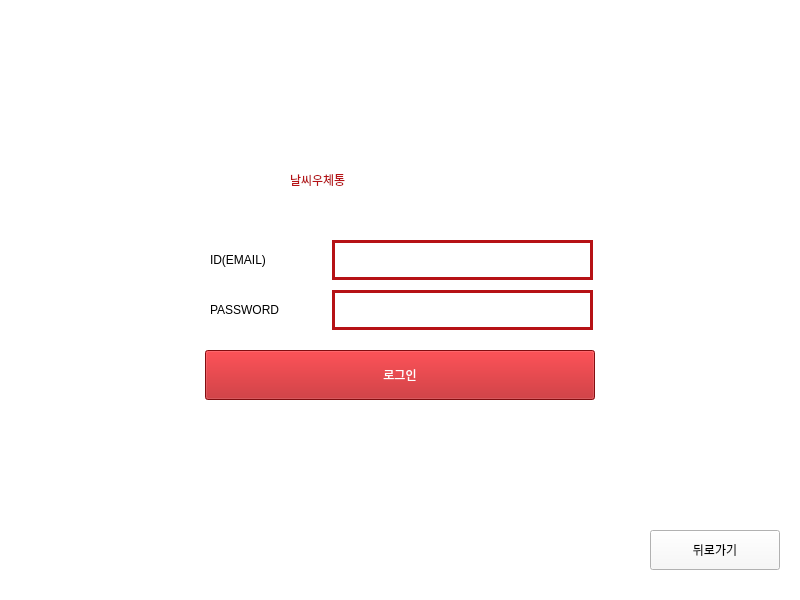
<?xml version="1.0" encoding="UTF-8"?>
<ui version="4.0">
 <class>Form</class>
 <widget class="QWidget" name="Form">
  <property name="geometry">
   <rect>
    <x>0</x>
    <y>0</y>
    <width>800</width>
    <height>600</height>
   </rect>
  </property>
  <property name="windowTitle">
   <string>Form</string>
  </property>
  <property name="styleSheet">
   <string notr="true">font: 12pt &quot;S-Core Dream&quot;;
background-color:white;</string>
  </property>
  <widget class="QLineEdit" name="login_pwd">
   <property name="geometry">
    <rect>
     <x>332</x>
     <y>290</y>
     <width>261</width>
     <height>40</height>
    </rect>
   </property>
   <property name="styleSheet">
    <string notr="true">border: 3px solid rgb(182, 18, 22);</string>
   </property>
   <property name="echoMode">
    <enum>QLineEdit::Password</enum>
   </property>
  </widget>
  <widget class="QPushButton" name="login_ok">
   <property name="geometry">
    <rect>
     <x>205</x>
     <y>350</y>
     <width>390</width>
     <height>50</height>
    </rect>
   </property>
   <property name="styleSheet">
    <string notr="true">background-color:rgb(182, 18, 22);
color:white;
font: 16pt &quot;S-Core Dream&quot;;</string>
   </property>
   <property name="text">
    <string>로그인</string>
   </property>
  </widget>
  <widget class="QLabel" name="label_2">
   <property name="geometry">
    <rect>
     <x>210</x>
     <y>290</y>
     <width>121</width>
     <height>40</height>
    </rect>
   </property>
   <property name="text">
    <string>PASSWORD</string>
   </property>
  </widget>
  <widget class="QLabel" name="label">
   <property name="geometry">
    <rect>
     <x>210</x>
     <y>240</y>
     <width>121</width>
     <height>40</height>
    </rect>
   </property>
   <property name="text">
    <string>ID(EMAIL)</string>
   </property>
  </widget>
  <widget class="QLineEdit" name="login_email">
   <property name="geometry">
    <rect>
     <x>332</x>
     <y>240</y>
     <width>261</width>
     <height>40</height>
    </rect>
   </property>
   <property name="styleSheet">
    <string notr="true">border: 3px solid rgb(182, 18, 22);</string>
   </property>
   <property name="text">
    <string/>
   </property>
  </widget>
  <widget class="QLabel" name="label_3">
   <property name="geometry">
    <rect>
     <x>290</x>
     <y>140</y>
     <width>231</width>
     <height>80</height>
    </rect>
   </property>
   <property name="styleSheet">
    <string notr="true">color:rgb(182, 18, 22);
font: 27pt &quot;a타임머신&quot;;</string>
   </property>
   <property name="text">
    <string>날씨우체통</string>
   </property>
  </widget>
  <widget class="QPushButton" name="login_back">
   <property name="geometry">
    <rect>
     <x>650</x>
     <y>530</y>
     <width>130</width>
     <height>40</height>
    </rect>
   </property>
   <property name="styleSheet">
    <string notr="true">font: 12pt  &quot;S-Core Dream&quot;;
background-color:rgb(248, 248, 248)</string>
   </property>
   <property name="text">
    <string>뒤로가기</string>
   </property>
  </widget>
 </widget>
 <resources/>
 <connections/>
</ui>
